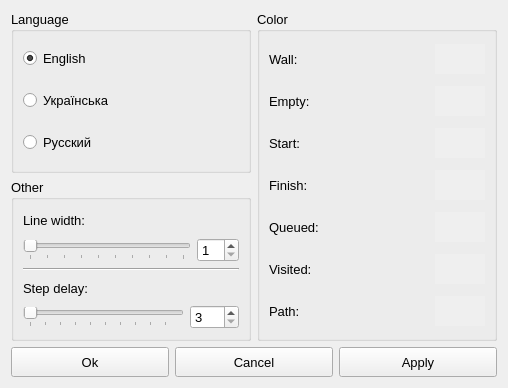
<?xml version="1.0" encoding="UTF-8"?>
<ui version="4.0">
 <class>SettingsDialog</class>
 <widget class="QDialog" name="SettingsDialog">
  <property name="geometry">
   <rect>
    <x>0</x>
    <y>0</y>
    <width>508</width>
    <height>388</height>
   </rect>
  </property>
  <property name="sizePolicy">
   <sizepolicy hsizetype="Preferred" vsizetype="Preferred">
    <horstretch>0</horstretch>
    <verstretch>0</verstretch>
   </sizepolicy>
  </property>
  <property name="minimumSize">
   <size>
    <width>508</width>
    <height>388</height>
   </size>
  </property>
  <property name="maximumSize">
   <size>
    <width>508</width>
    <height>388</height>
   </size>
  </property>
  <property name="windowTitle">
   <string>Settings</string>
  </property>
  <property name="windowIcon">
   <iconset resource="resources.qrc">
    <normaloff>:/icons/settingsIcon.png</normaloff>:/icons/settingsIcon.png</iconset>
  </property>
  <property name="styleSheet">
   <string notr="true"/>
  </property>
  <layout class="QGridLayout" name="gridLayout">
   <item row="0" column="0">
    <widget class="QGroupBox" name="languageGroupBox">
     <property name="font">
      <font>
       <pointsize>10</pointsize>
      </font>
     </property>
     <property name="title">
      <string>Language</string>
     </property>
     <layout class="QGridLayout" name="gridLayout_5">
      <item row="0" column="0">
       <layout class="QGridLayout" name="gridLayout_2" rowminimumheight="50,50,50">
        <item row="0" column="0">
         <widget class="QRadioButton" name="englishRadioButton">
          <property name="font">
           <font>
            <pointsize>10</pointsize>
           </font>
          </property>
          <property name="text">
           <string>English</string>
          </property>
          <property name="checked">
           <bool>true</bool>
          </property>
         </widget>
        </item>
        <item row="1" column="0">
         <widget class="QRadioButton" name="ukrainianRadioButton">
          <property name="font">
           <font>
            <pointsize>10</pointsize>
           </font>
          </property>
          <property name="text">
           <string>Українська</string>
          </property>
          <property name="checked">
           <bool>false</bool>
          </property>
         </widget>
        </item>
        <item row="2" column="0">
         <widget class="QRadioButton" name="russianRadioButton">
          <property name="font">
           <font>
            <pointsize>10</pointsize>
           </font>
          </property>
          <property name="text">
           <string>Русский</string>
          </property>
         </widget>
        </item>
       </layout>
      </item>
     </layout>
    </widget>
   </item>
   <item row="0" column="1" rowspan="2">
    <widget class="QGroupBox" name="colorGroupBox">
     <property name="sizePolicy">
      <sizepolicy hsizetype="Preferred" vsizetype="Preferred">
       <horstretch>0</horstretch>
       <verstretch>0</verstretch>
      </sizepolicy>
     </property>
     <property name="font">
      <font>
       <pointsize>10</pointsize>
      </font>
     </property>
     <property name="title">
      <string>Color</string>
     </property>
     <layout class="QGridLayout" name="gridLayout_3">
      <item row="0" column="0">
       <layout class="QGridLayout" name="colorsGridLayout" rowstretch="0,0,0,0,0,0,0" columnstretch="7,0" rowminimumheight="50,50,50,50,50,50,50">
        <property name="sizeConstraint">
         <enum>QLayout::SetDefaultConstraint</enum>
        </property>
        <property name="topMargin">
         <number>0</number>
        </property>
        <item row="1" column="1">
         <widget class="QPushButton" name="emptyColorButton">
          <property name="sizePolicy">
           <sizepolicy hsizetype="Fixed" vsizetype="Fixed">
            <horstretch>0</horstretch>
            <verstretch>0</verstretch>
           </sizepolicy>
          </property>
          <property name="minimumSize">
           <size>
            <width>50</width>
            <height>30</height>
           </size>
          </property>
          <property name="font">
           <font>
            <pointsize>10</pointsize>
           </font>
          </property>
          <property name="cursor">
           <cursorShape>PointingHandCursor</cursorShape>
          </property>
          <property name="autoFillBackground">
           <bool>true</bool>
          </property>
          <property name="styleSheet">
           <string notr="true"/>
          </property>
          <property name="text">
           <string/>
          </property>
          <property name="flat">
           <bool>true</bool>
          </property>
         </widget>
        </item>
        <item row="0" column="1">
         <widget class="QPushButton" name="wallColorButton">
          <property name="sizePolicy">
           <sizepolicy hsizetype="Fixed" vsizetype="Fixed">
            <horstretch>0</horstretch>
            <verstretch>0</verstretch>
           </sizepolicy>
          </property>
          <property name="minimumSize">
           <size>
            <width>50</width>
            <height>30</height>
           </size>
          </property>
          <property name="font">
           <font>
            <pointsize>10</pointsize>
           </font>
          </property>
          <property name="cursor">
           <cursorShape>PointingHandCursor</cursorShape>
          </property>
          <property name="autoFillBackground">
           <bool>true</bool>
          </property>
          <property name="styleSheet">
           <string notr="true"/>
          </property>
          <property name="text">
           <string/>
          </property>
          <property name="autoDefault">
           <bool>true</bool>
          </property>
          <property name="default">
           <bool>false</bool>
          </property>
          <property name="flat">
           <bool>true</bool>
          </property>
         </widget>
        </item>
        <item row="4" column="1">
         <widget class="QPushButton" name="queuedColorButton">
          <property name="sizePolicy">
           <sizepolicy hsizetype="Fixed" vsizetype="Fixed">
            <horstretch>0</horstretch>
            <verstretch>0</verstretch>
           </sizepolicy>
          </property>
          <property name="minimumSize">
           <size>
            <width>50</width>
            <height>30</height>
           </size>
          </property>
          <property name="font">
           <font>
            <pointsize>10</pointsize>
           </font>
          </property>
          <property name="cursor">
           <cursorShape>PointingHandCursor</cursorShape>
          </property>
          <property name="autoFillBackground">
           <bool>true</bool>
          </property>
          <property name="styleSheet">
           <string notr="true"/>
          </property>
          <property name="text">
           <string/>
          </property>
          <property name="flat">
           <bool>true</bool>
          </property>
         </widget>
        </item>
        <item row="6" column="1">
         <widget class="QPushButton" name="lineColorButton">
          <property name="sizePolicy">
           <sizepolicy hsizetype="Fixed" vsizetype="Fixed">
            <horstretch>0</horstretch>
            <verstretch>0</verstretch>
           </sizepolicy>
          </property>
          <property name="minimumSize">
           <size>
            <width>50</width>
            <height>30</height>
           </size>
          </property>
          <property name="font">
           <font>
            <pointsize>10</pointsize>
           </font>
          </property>
          <property name="cursor">
           <cursorShape>PointingHandCursor</cursorShape>
          </property>
          <property name="autoFillBackground">
           <bool>true</bool>
          </property>
          <property name="styleSheet">
           <string notr="true"/>
          </property>
          <property name="text">
           <string/>
          </property>
          <property name="flat">
           <bool>true</bool>
          </property>
         </widget>
        </item>
        <item row="5" column="1">
         <widget class="QPushButton" name="visitedColorButton">
          <property name="sizePolicy">
           <sizepolicy hsizetype="Fixed" vsizetype="Fixed">
            <horstretch>0</horstretch>
            <verstretch>0</verstretch>
           </sizepolicy>
          </property>
          <property name="minimumSize">
           <size>
            <width>50</width>
            <height>30</height>
           </size>
          </property>
          <property name="font">
           <font>
            <pointsize>10</pointsize>
           </font>
          </property>
          <property name="cursor">
           <cursorShape>PointingHandCursor</cursorShape>
          </property>
          <property name="autoFillBackground">
           <bool>true</bool>
          </property>
          <property name="styleSheet">
           <string notr="true"/>
          </property>
          <property name="text">
           <string/>
          </property>
          <property name="flat">
           <bool>true</bool>
          </property>
         </widget>
        </item>
        <item row="6" column="0">
         <widget class="QLabel" name="pathElementLabel">
          <property name="font">
           <font>
            <pointsize>10</pointsize>
           </font>
          </property>
          <property name="text">
           <string>Path:</string>
          </property>
         </widget>
        </item>
        <item row="2" column="1">
         <widget class="QPushButton" name="startColorButton">
          <property name="sizePolicy">
           <sizepolicy hsizetype="Fixed" vsizetype="Fixed">
            <horstretch>0</horstretch>
            <verstretch>0</verstretch>
           </sizepolicy>
          </property>
          <property name="minimumSize">
           <size>
            <width>50</width>
            <height>30</height>
           </size>
          </property>
          <property name="font">
           <font>
            <pointsize>10</pointsize>
           </font>
          </property>
          <property name="cursor">
           <cursorShape>PointingHandCursor</cursorShape>
          </property>
          <property name="autoFillBackground">
           <bool>true</bool>
          </property>
          <property name="styleSheet">
           <string notr="true"/>
          </property>
          <property name="text">
           <string/>
          </property>
          <property name="iconSize">
           <size>
            <width>34</width>
            <height>18</height>
           </size>
          </property>
          <property name="flat">
           <bool>true</bool>
          </property>
         </widget>
        </item>
        <item row="0" column="0">
         <widget class="QLabel" name="wallElementLabel">
          <property name="font">
           <font>
            <pointsize>10</pointsize>
           </font>
          </property>
          <property name="text">
           <string>Wall:</string>
          </property>
         </widget>
        </item>
        <item row="3" column="1">
         <widget class="QPushButton" name="finishColorButton">
          <property name="sizePolicy">
           <sizepolicy hsizetype="Fixed" vsizetype="Fixed">
            <horstretch>0</horstretch>
            <verstretch>0</verstretch>
           </sizepolicy>
          </property>
          <property name="minimumSize">
           <size>
            <width>50</width>
            <height>30</height>
           </size>
          </property>
          <property name="font">
           <font>
            <pointsize>10</pointsize>
           </font>
          </property>
          <property name="cursor">
           <cursorShape>PointingHandCursor</cursorShape>
          </property>
          <property name="autoFillBackground">
           <bool>true</bool>
          </property>
          <property name="styleSheet">
           <string notr="true"/>
          </property>
          <property name="text">
           <string/>
          </property>
          <property name="flat">
           <bool>true</bool>
          </property>
         </widget>
        </item>
        <item row="3" column="0">
         <widget class="QLabel" name="finishElementLabel">
          <property name="font">
           <font>
            <pointsize>10</pointsize>
           </font>
          </property>
          <property name="text">
           <string>Finish:</string>
          </property>
         </widget>
        </item>
        <item row="5" column="0">
         <widget class="QLabel" name="visitedElementLabel">
          <property name="font">
           <font>
            <pointsize>10</pointsize>
           </font>
          </property>
          <property name="text">
           <string>Visited:</string>
          </property>
         </widget>
        </item>
        <item row="1" column="0">
         <widget class="QLabel" name="emptyElementLabel">
          <property name="font">
           <font>
            <pointsize>10</pointsize>
           </font>
          </property>
          <property name="text">
           <string>Empty:</string>
          </property>
         </widget>
        </item>
        <item row="2" column="0">
         <widget class="QLabel" name="startElementLabel">
          <property name="font">
           <font>
            <pointsize>10</pointsize>
           </font>
          </property>
          <property name="text">
           <string>Start:</string>
          </property>
         </widget>
        </item>
        <item row="4" column="0">
         <widget class="QLabel" name="queuedElementLabel">
          <property name="font">
           <font>
            <pointsize>10</pointsize>
           </font>
          </property>
          <property name="text">
           <string>Queued:</string>
          </property>
         </widget>
        </item>
       </layout>
      </item>
     </layout>
    </widget>
   </item>
   <item row="1" column="0">
    <widget class="QGroupBox" name="otherGroupBox">
     <property name="font">
      <font>
       <pointsize>10</pointsize>
      </font>
     </property>
     <property name="title">
      <string>Other</string>
     </property>
     <layout class="QGridLayout" name="gridLayout_4">
      <item row="0" column="0">
       <layout class="QVBoxLayout" name="othersVerticalLayout">
        <item>
         <widget class="QLabel" name="lineWidthLabel">
          <property name="font">
           <font>
            <pointsize>10</pointsize>
           </font>
          </property>
          <property name="text">
           <string>Line width:</string>
          </property>
         </widget>
        </item>
        <item>
         <layout class="QHBoxLayout" name="lineWidthHorizontalLayout">
          <item>
           <widget class="QSlider" name="lineWidthSlider">
            <property name="font">
             <font>
              <pointsize>10</pointsize>
             </font>
            </property>
            <property name="minimum">
             <number>1</number>
            </property>
            <property name="maximum">
             <number>10</number>
            </property>
            <property name="orientation">
             <enum>Qt::Horizontal</enum>
            </property>
            <property name="tickPosition">
             <enum>QSlider::TicksBelow</enum>
            </property>
            <property name="tickInterval">
             <number>1</number>
            </property>
           </widget>
          </item>
          <item>
           <widget class="QSpinBox" name="lineWidthSpinBox">
            <property name="font">
             <font>
              <pointsize>10</pointsize>
             </font>
            </property>
            <property name="minimum">
             <number>1</number>
            </property>
            <property name="maximum">
             <number>10</number>
            </property>
           </widget>
          </item>
         </layout>
        </item>
        <item>
         <widget class="Line" name="line">
          <property name="font">
           <font>
            <pointsize>10</pointsize>
           </font>
          </property>
          <property name="orientation">
           <enum>Qt::Horizontal</enum>
          </property>
         </widget>
        </item>
        <item>
         <widget class="QLabel" name="stepDelayLabel">
          <property name="font">
           <font>
            <pointsize>10</pointsize>
           </font>
          </property>
          <property name="text">
           <string>Step delay:</string>
          </property>
         </widget>
        </item>
        <item>
         <layout class="QHBoxLayout" name="stepDelayHorizontalLayout">
          <item>
           <widget class="QSlider" name="stepDelaySlider">
            <property name="font">
             <font>
              <pointsize>10</pointsize>
             </font>
            </property>
            <property name="minimum">
             <number>3</number>
            </property>
            <property name="maximum">
             <number>100</number>
            </property>
            <property name="singleStep">
             <number>1</number>
            </property>
            <property name="orientation">
             <enum>Qt::Horizontal</enum>
            </property>
            <property name="tickPosition">
             <enum>QSlider::TicksBelow</enum>
            </property>
            <property name="tickInterval">
             <number>10</number>
            </property>
           </widget>
          </item>
          <item>
           <widget class="QSpinBox" name="stepDelaySpinBox">
            <property name="font">
             <font>
              <pointsize>10</pointsize>
             </font>
            </property>
            <property name="readOnly">
             <bool>false</bool>
            </property>
            <property name="minimum">
             <number>3</number>
            </property>
            <property name="maximum">
             <number>100</number>
            </property>
            <property name="singleStep">
             <number>1</number>
            </property>
           </widget>
          </item>
         </layout>
        </item>
       </layout>
      </item>
     </layout>
    </widget>
   </item>
   <item row="2" column="0" colspan="2">
    <layout class="QGridLayout" name="gridLayout_6">
     <property name="sizeConstraint">
      <enum>QLayout::SetFixedSize</enum>
     </property>
     <item row="0" column="0">
      <widget class="QPushButton" name="okButton">
       <property name="minimumSize">
        <size>
         <width>90</width>
         <height>30</height>
        </size>
       </property>
       <property name="font">
        <font>
         <pointsize>10</pointsize>
        </font>
       </property>
       <property name="text">
        <string>Ok</string>
       </property>
      </widget>
     </item>
     <item row="0" column="1">
      <widget class="QPushButton" name="cancelButton">
       <property name="minimumSize">
        <size>
         <width>90</width>
         <height>30</height>
        </size>
       </property>
       <property name="font">
        <font>
         <pointsize>10</pointsize>
        </font>
       </property>
       <property name="text">
        <string>Cancel</string>
       </property>
      </widget>
     </item>
     <item row="0" column="2">
      <widget class="QPushButton" name="applyButton">
       <property name="minimumSize">
        <size>
         <width>90</width>
         <height>30</height>
        </size>
       </property>
       <property name="font">
        <font>
         <pointsize>10</pointsize>
        </font>
       </property>
       <property name="text">
        <string>Apply</string>
       </property>
      </widget>
     </item>
    </layout>
   </item>
  </layout>
 </widget>
 <resources>
  <include location="resources.qrc"/>
 </resources>
 <connections>
  <connection>
   <sender>lineWidthSlider</sender>
   <signal>valueChanged(int)</signal>
   <receiver>lineWidthSpinBox</receiver>
   <slot>setValue(int)</slot>
   <hints>
    <hint type="sourcelabel">
     <x>144</x>
     <y>258</y>
    </hint>
    <hint type="destinationlabel">
     <x>238</x>
     <y>257</y>
    </hint>
   </hints>
  </connection>
  <connection>
   <sender>lineWidthSpinBox</sender>
   <signal>valueChanged(int)</signal>
   <receiver>lineWidthSlider</receiver>
   <slot>setValue(int)</slot>
   <hints>
    <hint type="sourcelabel">
     <x>238</x>
     <y>257</y>
    </hint>
    <hint type="destinationlabel">
     <x>144</x>
     <y>258</y>
    </hint>
   </hints>
  </connection>
  <connection>
   <sender>stepDelaySlider</sender>
   <signal>valueChanged(int)</signal>
   <receiver>stepDelaySpinBox</receiver>
   <slot>setValue(int)</slot>
   <hints>
    <hint type="sourcelabel">
     <x>137</x>
     <y>328</y>
    </hint>
    <hint type="destinationlabel">
     <x>238</x>
     <y>327</y>
    </hint>
   </hints>
  </connection>
  <connection>
   <sender>stepDelaySpinBox</sender>
   <signal>valueChanged(int)</signal>
   <receiver>stepDelaySlider</receiver>
   <slot>setValue(int)</slot>
   <hints>
    <hint type="sourcelabel">
     <x>238</x>
     <y>327</y>
    </hint>
    <hint type="destinationlabel">
     <x>137</x>
     <y>328</y>
    </hint>
   </hints>
  </connection>
 </connections>
</ui>
